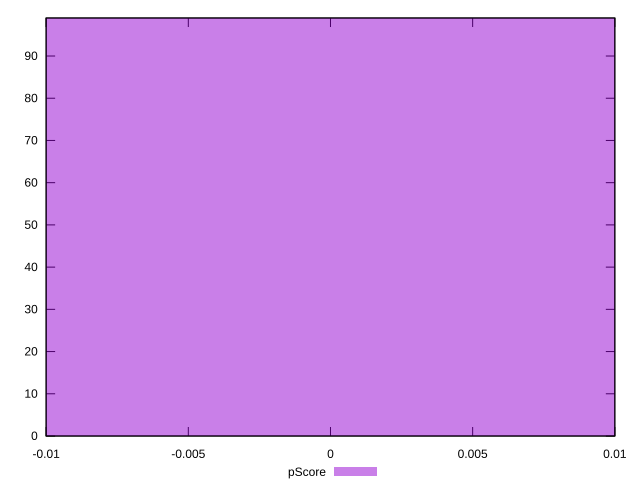

The gnuplot source for this figure:
reset

$pScore <<EOF
0 99
EOF

set key outside below
set boxwidth 0.1
set xrange [-0.01:0.01]
set yrange [0:99]
set trange [0:99]
set style fill transparent solid 0.5 noborder
set terminal svg size 640, 490 enhanced background rgb 'white'
set output "reports/report_00027_2021-02-24T12-40-31.850Z/total-byte-weight/samples/card/pScore/histogram.svg"

plot $pScore title "pScore" with boxes

reset
